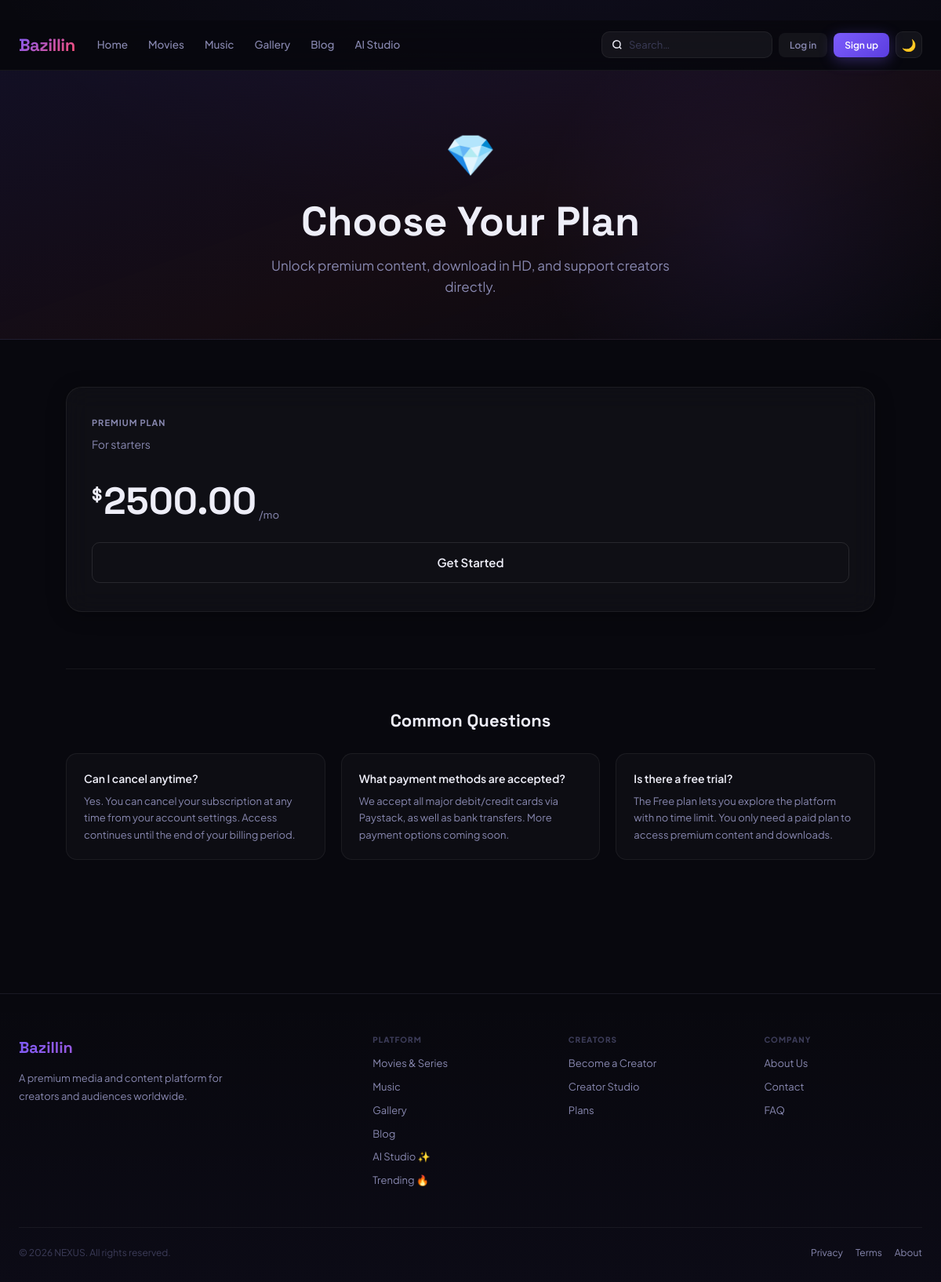
The page /subscriptions/ on the database its author committed.
### cms/models.py (models this page shows, shortened)
class BrandingConfig(models.Model):
    site_name        = models.CharField(max_length=100, default='NEXUS')
    site_tagline     = models.CharField(max_length=300, blank=True)
    site_description = models.TextField(blank=True)
    logo_primary     = models.ImageField(upload_to='cms/branding/', null=True, blank=True, help_text='Primary logo (dark bg)')
    logo_dark        = models.ImageField(upload_to='cms/branding/', null=True, blank=True, help_text='Logo for light backgrounds')
    logo_footer      = models.ImageField(upload_to='cms/branding/', null=True, blank=True)
    logo_email       = models.ImageField(upload_to='cms/branding/', null=True, blank=True)
    favicon          = models.ImageField(upload_to='cms/branding/', null=True, blank=True)
    social_preview   = models.ImageField(upload_to='cms/branding/', null=True, blank=True, help_text='Default OG image (1200x630)')
    contact_email    = models.EmailField(blank=True)
    contact_phone    = models.CharField(max_length=30, blank=True)
    contact_address  = models.TextField(blank=True)
    social_twitter   = models.URLField(blank=True)
    social_instagram = models.URLField(blank=True)
    social_facebook  = models.URLField(blank=True)
    social_youtube   = models.URLField(blank=True)
    social_tiktok    = models.URLField(blank=True)
    social_discord   = models.URLField(blank=True)
    social_linkedin  = models.URLField(blank=True)
    copyright_text   = models.CharField(max_length=300, blank=True, default='© {year} NEXUS. All rights reserved.')
    updated_at       = models.DateTimeField(auto_now=True)
    class Meta:
        verbose_name = 'Branding Config'
    @classmethod
    def get(cls):
        obj, _ = cls.objects.get_or_create(pk=1)
        return obj
    def get_copyright(self):
        return self.copyright_text.replace('{year}', str(timezone.now().year))

### monetization/models.py (models this page shows, shortened)
class SubscriptionPlan(models.Model):
    name        = models.CharField(max_length=100)
    slug        = models.SlugField(unique=True)
    description = models.CharField(max_length=255, blank=True, default='')
    price       = models.DecimalField(max_digits=10, decimal_places=2)
    currency    = models.CharField(max_length=5, default='NGN')
    interval    = models.CharField(max_length=20,
                                   choices=[('monthly','Monthly'),('yearly','Yearly'),('lifetime','Lifetime')],
                                   default='monthly')
    features    = models.JSONField(default=list, help_text='List of feature strings')
    is_featured = models.BooleanField(default=False)
    is_active   = models.BooleanField(default=True)
    paystack_plan_code = models.CharField(max_length=100, blank=True)
    stripe_price_id    = models.CharField(max_length=100, blank=True)
    order       = models.PositiveIntegerField(default=0)
    created_at  = models.DateTimeField(auto_now_add=True)
    class Meta:
        ordering = ['order', 'price']

### core/global_views.py (the view)
# urls.py: path('subscriptions/',     global_views.subscriptions_view, name='subscriptions'),
def subscriptions_view(request):
    plans = []
    try:
        from monetization.models import SubscriptionPlan
        plans = list(SubscriptionPlan.objects.filter(is_active=True).order_by('price'))
    except Exception:
        pass
    return render(request, 'subscriptions.html', {'plans': plans, 'faq': []})

### templates/subscriptions.html (shortened to what this page needs)
{% extends 'base.html' %}
{% block content %}
<div class="page-hero">
  <div class="container" style="position:relative;z-index:1;text-align:center;">
    <div style="font-size:52px;margin-bottom:14px;">💎</div>
    <h1 style="font-family:'Space Grotesk',sans-serif;font-size:clamp(32px,5vw,52px);font-weight:800;margin-bottom:12px;">Choose Your Plan</h1>
    <p style="color:var(--tx2);font-size:17px;max-width:520px;margin:0 auto;">Unlock premium content, download in HD, and support creators directly.</p>
  </div>
</div>
<div class="container" style="padding-top:60px;padding-bottom:90px;max-width:1080px;">
  {% if plans %}
  <div style="display:grid;grid-template-columns:repeat(auto-fit,minmax(280px,1fr));gap:24px;align-items:start;">
    {% for plan in plans %}
    <div class="plan-card {% if plan.is_featured %}featured{% endif %}">
      <div style="font-size:11px;font-weight:700;text-transform:uppercase;letter-spacing:.09em;color:var(--tx2);margin-bottom:8px;">{{ plan.name }}</div>
      <div style="font-size:14px;color:var(--tx2);min-height:40px;">{{ plan.description|default:'' }}</div>
      <div class="plan-price">
        <sup>$</sup>{{ plan.price }}<sub>/mo</sub>
      </div>
      {% if user.is_authenticated %}
        {% if plan.price == 0 %}
        <a href="/" class="btn btn-outline" style="width:100%;justify-content:center;font-size:15px;padding:13px;">Current Free Plan</a>
        {% else %}
        <a href="/pay/subscribe/{{ plan.pk }}/" class="btn {% if plan.is_featured %}btn-primary{% else %}btn-outline{% endif %}" style="width:100%;justify-content:center;font-size:15px;padding:13px;">
          {% if plan.is_featured %}✨ {% endif %}Subscribe — ${{ plan.price }}/mo
        </a>
        {% endif %}
      {% else %}
      <a href="/auth/register/?next=/subscriptions/" class="btn {% if plan.is_featured %}btn-primary{% else %}btn-outline{% endif %}" style="width:100%;justify-content:center;font-size:15px;padding:13px;">
        Get Started
      </a>
      {% endif %}
    </div>
    {% endfor %}
  </div>
  {% endif %}
  <div style="margin-top:72px;padding-top:52px;border-top:1px solid var(--bd);">
    <h2 style="font-family:'Space Grotesk',sans-serif;font-size:22px;font-weight:800;margin-bottom:28px;text-align:center;">Common Questions</h2>
    <div style="display:grid;grid-template-columns:repeat(auto-fit,minmax(280px,1fr));gap:20px;">
      {% for qa in faq %}
      <div style="background:rgba(255,255,255,.025);border:1px solid var(--bd);border-radius:14px;padding:20px 22px;">
        <div style="font-size:14px;font-weight:600;margin-bottom:8px;">{{ qa.q }}</div>
        <div style="font-size:13px;color:var(--tx2);line-height:1.65;">{{ qa.a }}</div>
      </div>
      {% empty %}
      <div style="background:rgba(255,255,255,.025);border:1px solid var(--bd);border-radius:14px;padding:20px 22px;">
        <div style="font-size:14px;font-weight:600;margin-bottom:8px;">Can I cancel anytime?</div>
        <div style="font-size:13px;color:var(--tx2);line-height:1.65;">Yes. You can cancel your subscription at any time from your account settings. Access continues until the end of your billing period.</div>
      </div>
      <div style="background:rgba(255,255,255,.025);border:1px solid var(--bd);border-radius:14px;padding:20px 22px;">
        <div style="font-size:14px;font-weight:600;margin-bottom:8px;">What payment methods are accepted?</div>
        <div style="font-size:13px;color:var(--tx2);line-height:1.65;">We accept all major debit/credit cards via Paystack, as well as bank transfers. More payment options coming soon.</div>
      </div>
      <div style="background:rgba(255,255,255,.025);border:1px solid var(--bd);border-radius:14px;padding:20px 22px;">
        <div style="font-size:14px;font-weight:600;margin-bottom:8px;">Is there a free trial?</div>
        <div style="font-size:13px;color:var(--tx2);line-height:1.65;">The Free plan lets you explore the platform with no time limit. You only need a paid plan to access premium content and downloads.</div>
      </div>
      {% endfor %}
    </div>
  </div>
</div>
{% endblock %}

### templates/base.html (shortened to what this page needs)
﻿<!DOCTYPE html>
<html lang="en" data-theme="dark">
<head>
</head>
<body>
<nav class="nav">
  <div class="nav-inner">
    <a class="nav-logo" href="/">
      {% if branding and branding.logo_primary %}<img src="{{ branding.logo_primary.url }}" alt="{{ branding.site_name }}">
      {% else %}{{ branding.site_name|default:'NEXUS' }}{% endif %}
    </a>
    <div class="nav-links">
      <a class="nav-link {% if request.path == '/' %}on{% endif %}" href="/">Home</a>
      <a class="nav-link {% if '/movies/' in request.path %}on{% endif %}" href="/movies/">Movies</a>
      <a class="nav-link {% if '/music/' in request.path %}on{% endif %}" href="/music/">Music</a>
      <a class="nav-link {% if '/images/' in request.path %}on{% endif %}" href="/images/">Gallery</a>
      <a class="nav-link {% if '/blog/' in request.path %}on{% endif %}" href="/blog/">Blog</a>
      <a class="nav-link {% if '/ai/' in request.path %}on{% endif %}" href="/ai/studio/">AI Studio</a>
    </div>
    <div class="nav-r">
      <form class="nav-search" action="/search/" method="get">
        <svg width="14" height="14" viewBox="0 0 24 24" fill="none" stroke="currentColor" stroke-width="2.5"><circle cx="11" cy="11" r="8"/><path d="m21 21-4.35-4.35"/></svg>
        <input type="text" name="q" placeholder="Search…" value="{{ request.GET.q }}" autocomplete="off">
      </form>
      {% if user.is_authenticated %}
      <a href="/admin-panel/notifications/" style="position:relative;color:var(--tx2);display:flex;align-items:center;padding:6px;border-radius:8px;transition:background .15s" onmouseover="this.style.background='rgba(255,255,255,.06)'" onmouseout="this.style.background='none'">
        <svg width="18" height="18" viewBox="0 0 24 24" fill="none" stroke="currentColor" stroke-width="2"><path d="M18 8A6 6 0 0 0 6 8c0 7-3 9-3 9h18s-3-2-3-9"/><path d="M13.73 21a2 2 0 0 1-3.46 0"/></svg>
        {% if unread_notifs > 0 %}<span class="nbadge" style="position:absolute;top:0;right:0;font-size:8px;min-width:15px;height:15px;">{{ unread_notifs }}</span>{% endif %}
      </a>
      <div class="ddwrap">
        <div class="avatar" onclick="this.nextElementSibling.classList.toggle('open')">
          {% if user.avatar %}<img src="{{ user.avatar.url }}" alt="">{% else %}{{ user.username|slice:':1'|upper }}{% endif %}
        </div>
        <div class="dd">
          <div class="dd-user">
            <div class="dd-uname">{{ user.username }}</div>
            <div class="dd-urole">{{ user.role|default:'member' }}</div>
          </div>
          <div class="dd-sep"></div>
          <a class="dd-item" href="/auth/profile/">👤 Profile</a>
          <a class="dd-item" href="/dashboard/">📊 Dashboard</a>
          {% if user.is_creator or user.is_admin %}<a class="dd-item" href="/creator/">⚡ Creator Studio</a>{% endif %}
          <a class="dd-item" href="/subscriptions/">💎 Subscription</a>
          {% if user.is_admin %}<div class="dd-sep"></div><a class="dd-item" href="/admin-panel/">🛡 Admin Panel</a>{% endif %}
          <div class="dd-sep"></div>
          <form method="post" action="/auth/logout/">{% csrf_token %}<button class="dd-item" type="submit" style="width:100%">🚪 Sign Out</button></form>
        </div>
      </div>
      {% else %}
      <a class="btn btn-ghost btn-sm" href="/auth/login/">Log in</a>
      <a class="btn btn-primary btn-sm" href="/auth/register/">Sign up</a>
      {% endif %}
      <button id="themeBtn" onclick="toggleSiteTheme()" style="width:34px;height:34px;border-radius:9px;background:rgba(255,255,255,.05);border:1px solid var(--bd);cursor:pointer;font-size:15px;display:flex;align-items:center;justify-content:center;transition:all .15s" title="Toggle theme">🌙</button>
    </div>
  </div>
</nav>
<main>{% block content %}{% endblock %}</main>
<footer class="footer">
  <div class="wrap">
    <div class="footer-grid">
      <div>
        <div class="footer-logo">{% if branding and branding.logo_footer %}<img src="{{ branding.logo_footer.url }}" style="height:28px">{% else %}{{ branding.site_name|default:'NEXUS' }}{% endif %}</div>
        <p class="footer-desc">{{ branding.site_description|default:'A premium media and content platform for creators and audiences worldwide.' }}</p>
      </div>
      <div class="footer-col">
        <h4>Platform</h4>
        <a href="/movies/">Movies & Series</a>
        <a href="/music/">Music</a>
        <a href="/images/">Gallery</a>
        <a href="/blog/">Blog</a>
        <a href="/ai/studio/">AI Studio ✨</a>
        <a href="/trending/">Trending 🔥</a>
      </div>
      <div class="footer-col">
        <h4>Creators</h4>
        <a href="/auth/register/?role=creator">Become a Creator</a>
        <a href="/creator/">Creator Studio</a>
        <a href="/subscriptions/">Plans</a>
      </div>
      <div class="footer-col">
        <h4>Company</h4>
        <a href="/page/about/">About Us</a>
        <a href="/page/contact/">Contact</a>
        <a href="/page/faq/">FAQ</a>
      </div>
    </div>
    <div class="footer-bottom">
      <span>{% if branding %}{{ branding.get_copyright }}{% else %}© 2025 NEXUS. All rights reserved.{% endif %}</span>
      <div style="display:flex;gap:16px"><a href="/page/privacy/">Privacy</a><a href="/page/terms/">Terms</a><a href="/page/about/">About</a></div>
    </div>
  </div>
</footer>
</body>
</html>

### rows shown on the page
BrandingConfig: site_name "Bazillin", site_description "A premium media and content platform for creators and audiences worldwide.", get_copyright "© 2026 NEXUS. All rights reserved."
SubscriptionPlan: name "PREMIUM PLAN", description "For starters", price "2500.00"
